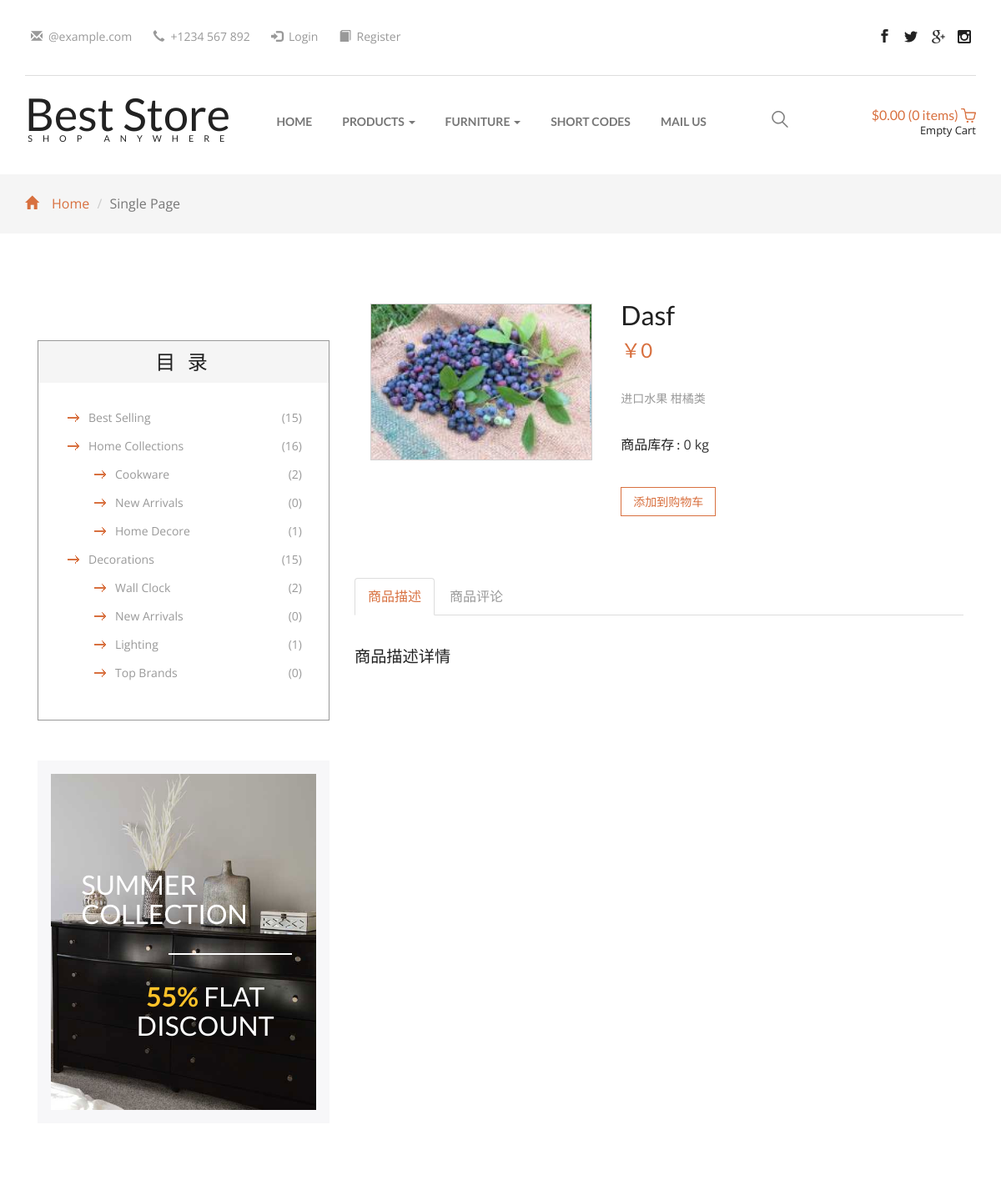
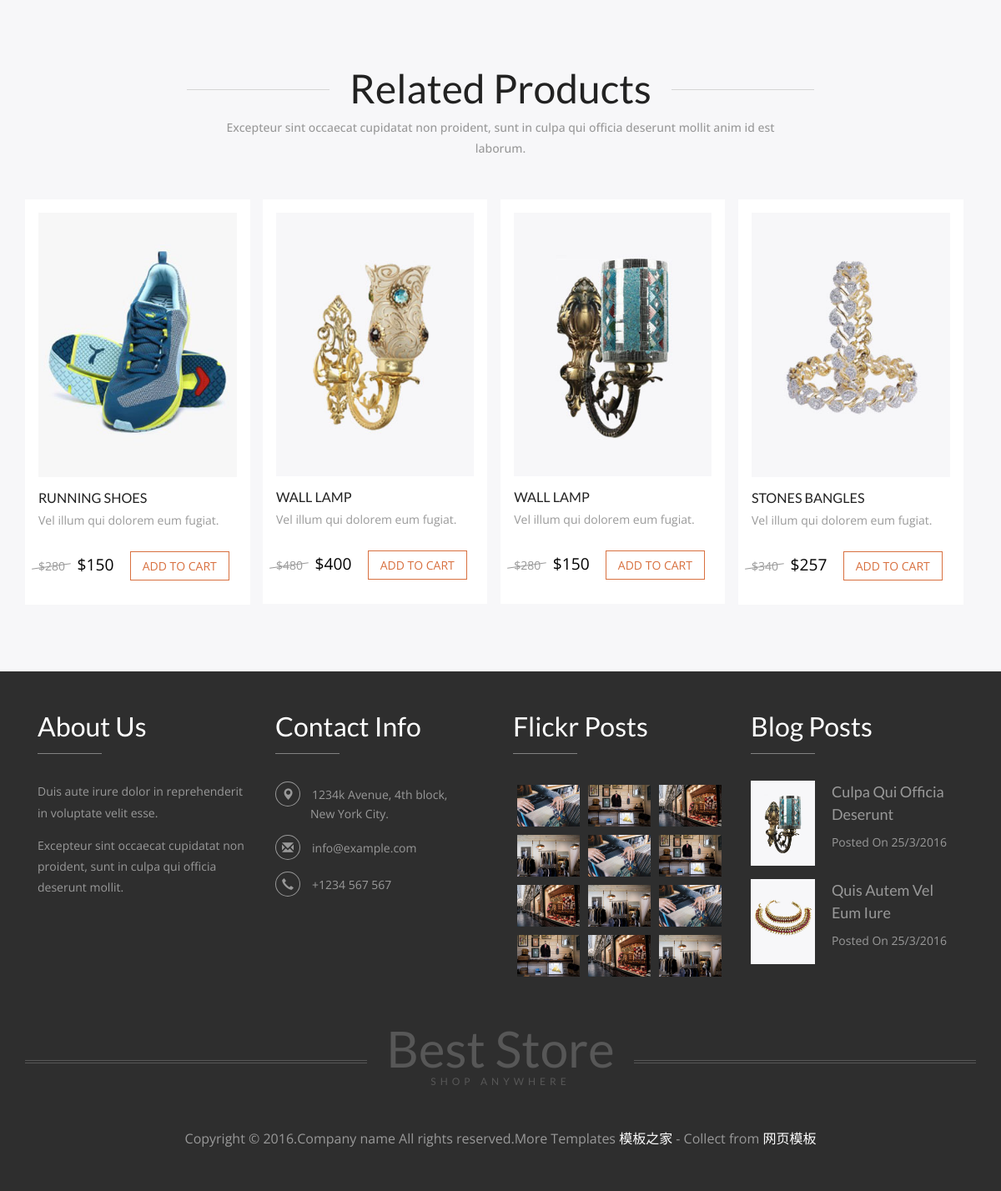
Screenshot of /home/single.php?shop_id=34 with the database file from the repository (2 pictures, top to bottom).
### tables this page shows
CREATE TABLE `shop` (
  `id` int(10) unsigned NOT NULL AUTO_INCREMENT,
  `name` varchar(50) NOT NULL,
  `img` varchar(50) NOT NULL,
  `price` float NOT NULL,
  `stock` int(11) NOT NULL,
  `brand_id` int(11) NOT NULL,
  `shelf` tinyint(4) NOT NULL DEFAULT '1',
  `content` varchar(100) NOT NULL,
  PRIMARY KEY (`id`)
);

CREATE TABLE `class` (
  `id` int(10) unsigned NOT NULL AUTO_INCREMENT,
  `name` varchar(50) NOT NULL,
  PRIMARY KEY (`id`)
);

CREATE TABLE `brand` (
  `id` int(10) unsigned NOT NULL AUTO_INCREMENT,
  `name` varchar(50) NOT NULL,
  `class_id` int(11) NOT NULL,
  PRIMARY KEY (`id`)
);

### home/single.php (the view, shortened to what this page needs)
<?php
	$shop_id = $_GET['shop_id'];
	$singlesql = "select shop.*, brand.name bname, class.name cname from shop, class, brand where shop.id='{$shop_id}' and shop.brand_id=brand.id and  brand.class_id=class.id group by shop.id";
	$singlerst = mysql_query($singlesql);
	$singlerow = mysql_fetch_assoc($singlerst);
 ?>
<!DOCTYPE html>
<html>
<head>
<link href="css/bootstrap.css" rel="stylesheet" type="text/css" media="all" />
<link href="css/style.css" rel="stylesheet" type="text/css" media="all" />
<link rel="stylesheet" type="text/css" href="css/jquery-ui.css">
<link href="css/animate.min.css" rel="stylesheet">
</head>
<body>
	<div class="header">
		<div class="container">
			<div class="header-grid">
				<div class="header-grid-left animated wow slideInLeft" data-wow-delay=".5s">
					<ul>
						<li><i class="glyphicon glyphicon-envelope" aria-hidden="true"></i><a href="mailto:info@example.com">@example.com</a></li>
						<li><i class="glyphicon glyphicon-earphone" aria-hidden="true"></i>+1234 <span>567</span> 892</li>
						<li><i class="glyphicon glyphicon-log-in" aria-hidden="true"></i><a href="login.html">Login</a></li>
						<li><i class="glyphicon glyphicon-book" aria-hidden="true"></i><a href="register.html">Register</a></li>
					</ul>
				</div>
				<div class="header-grid-right animated wow slideInRight" data-wow-delay=".5s">
					<ul class="social-icons">
						<li><a href="#" class="facebook"></a></li>
						<li><a href="#" class="twitter"></a></li>
						<li><a href="#" class="g"></a></li>
						<li><a href="#" class="instagram"></a></li>
					</ul>
				</div>
				<div class="clearfix"> </div>
			</div>
			<div class="logo-nav">
				<div class="logo-nav-left animated wow zoomIn" data-wow-delay=".5s">
					<h1><a href="index.php">Best Store <span>Shop anywhere</span></a></h1>
				</div>
				<div class="logo-nav-left1">
					<nav class="navbar navbar-default">
					<div class="collapse navbar-collapse" id="bs-megadropdown-tabs">
						<ul class="nav navbar-nav">
							<li><a href="index.php">Home</a></li>
							<li class="dropdown">
								<a href="#" class="dropdown-toggle" data-toggle="dropdown">Products <b class="caret"></b></a>
							</li>
							<li class="dropdown">
								<a href="#" class="dropdown-toggle" data-toggle="dropdown">Furniture <b class="caret"></b></a>
							</li>
							<li><a href="short-codes.html">Short Codes</a></li>
							<li><a href="mail.html">Mail Us</a></li>
						</ul>
					</div>
					</nav>
				</div>
				<div class="logo-nav-right">
					<div class="search-box">
						<div id="sb-search" class="sb-search">
							<form>
								<span class="sb-icon-search"> </span>
							</form>
						</div>
					</div>
				</div>
				<div class="header-right">
					<div class="cart box_1">
						<a href="checkout.html">
							<h3> <div class="total">
								<span class="simpleCart_total"></span> (<span id="simpleCart_quantity" class="simpleCart_quantity"></span> items)</div>
								<img src="images/bag.png" alt="" />
							</h3>
						</a>
						<p><a href="javascript:;" class="simpleCart_empty">Empty Cart</a></p>
					</div>
				</div>
				<div class="clearfix"> </div>
			</div>
		</div>
	</div>
	<div class="breadcrumbs">
		<div class="container">
			<ol class="breadcrumb breadcrumb1 animated wow slideInLeft" data-wow-delay=".5s">
				<li><a href="index.php"><span class="glyphicon glyphicon-home" aria-hidden="true"></span>Home</a></li>
				<li class="active">Single Page</li>
			</ol>
		</div>
	</div>
	<div class="single">
		<div class="container">
			<div class="col-md-4 products-left">
				<div class="categories animated wow slideInUp" data-wow-delay=".5s">
					<h3>目 录</h3>
					<ul class="cate">
						<li><a href="products.html">Best Selling</a> <span>(15)</span></li>
						<li><a href="products.html">Home Collections</a> <span>(16)</span></li>
							<ul>
								<li><a href="products.html">Cookware</a> <span>(2)</span></li>
								<li><a href="products.html">New Arrivals</a> <span>(0)</span></li>
								<li><a href="products.html">Home Decore</a> <span>(1)</span></li>
							</ul>
						<li><a href="products.html">Decorations</a> <span>(15)</span></li>
							<ul>
								<li><a href="products.html">Wall Clock</a> <span>(2)</span></li>
								<li><a href="products.html">New Arrivals</a> <span>(0)</span></li>
								<li><a href="products.html">Lighting</a> <span>(1)</span></li>
								<li><a href="products.html">Top Brands</a> <span>(0)</span></li>
							</ul>
					</ul>
				</div>
				<div class="men-position animated wow slideInUp" data-wow-delay=".5s">
					<a href="single.html"><img src="images/29.jpg" alt=" " class="img-responsive" /></a>
					<div class="men-position-pos">
						<h4>Summer collection</h4>
						<h5><span>55%</span> Flat Discount</h5>
					</div>
				</div>
			</div>
			<div class="col-md-8 single-right">
				<div class="col-md-5 single-right-left animated wow slideInUp" data-wow-delay=".5s">
					<div class="flexslider">
						<ul class="slides">
							<li data-thumb="../public/uploads/thumb_<?php echo $singlerow['img'];?>">
								<div class="thumb-image"> <img src="../public/uploads/thumb_<?php echo $singlerow['img'];?>" data-imagezoom="true" class="img-responsive"> </div>
							</li>
						</ul>
					</div>
						<link rel="stylesheet" href="css/flexslider.css" type="text/css" media="screen" />
				</div>
				<div class="col-md-7 single-right-left simpleCart_shelfItem animated wow slideInRight" data-wow-delay=".5s">
					<h3><?php echo $singlerow['name'];?></h3>
					<h4><span class="item_price">￥<?php echo $singlerow['price']; ?></h4>
					<div class="description">
						<p>
							<span><?php echo $singlerow['cname']; ?></span>
							<span><?php echo $singlerow['bname']; ?></span>
						</p>
					</div>
					<div class="occasional">
						<h5 style="display:inline-block;">商品库存 :</h5>
						<span><?php echo $singlerow['stock'];?> kg</span>
					</div>
					<div class="occasion-cart">
						<a class="item_add" href="#">添加到购物车 </a>
					</div>
				</div>
				<div class="clearfix"> </div>
				<div class="bootstrap-tab animated wow slideInUp" data-wow-delay=".5s">
					<div class="bs-example bs-example-tabs" role="tabpanel" data-example-id="togglable-tabs">
						<ul id="myTab" class="nav nav-tabs" role="tablist">
							<li role="presentation" class="active"><a href="#home" id="home-tab" role="tab" data-toggle="tab" aria-controls="home" aria-expanded="true">商品描述</a></li>
							<li role="presentation"><a href="#profile" role="tab" id="profile-tab" data-toggle="tab" aria-controls="profile">商品评论</a></li>
						</ul>
						<div id="myTabContent" class="tab-content">
							<div role="tabpanel" class="tab-pane fade in active bootstrap-tab-text" id="home" aria-labelledby="home-tab">
								<h5>商品描述详情</h5>
							</div>
						</div>
					</div>
				</div>
			</div>
			<div class="clearfix"> </div>
		</div>
	</div>
	<div class="single-related-products">
		<div class="container">
			<h3 class="animated wow slideInUp" data-wow-delay=".5s">Related Products</h3>
			<p class="est animated wow slideInUp" data-wow-delay=".5s">Excepteur sint occaecat cupidatat non proident, sunt in culpa qui officia
				deserunt mollit anim id est laborum.</p>
			<div class="new-collections-grids">
				<div class="col-md-3 new-collections-grid">
					<div class="new-collections-grid1 animated wow slideInLeft" data-wow-delay=".5s">
						<div class="new-collections-grid1-image">
							<a href="single.html" class="product-image"><img src="images/8.jpg" alt=" " class="img-responsive"></a>
						</div>
						<h4><a href="single.html">Running Shoes</a></h4>
						<p>Vel illum qui dolorem eum fugiat.</p>
						<div class="new-collections-grid1-left simpleCart_shelfItem">
							<p><i>$280</i> <span class="item_price">$150</span><a class="item_add" href="#">add to cart </a></p>
						</div>
					</div>
				</div>
				<div class="col-md-6 new-collections-grid">
					<div class="new-collections-grid1-sub">
						<div class="new-collections-grid1 animated wow slideInLeft" data-wow-delay=".6s">
							<div class="new-collections-grid1-image">
								<a href="single.html" class="product-image"><img src="images/6.jpg" alt=" " class="img-responsive"></a>
							</div>
							<h4><a href="single.html">Wall Lamp</a></h4>
							<p>Vel illum qui dolorem eum fugiat.</p>
							<div class="new-collections-grid1-left simpleCart_shelfItem">
								<p><i>$480</i> <span class="item_price">$400</span><a class="item_add" href="#">add to cart </a></p>
							</div>
						</div>
					</div>
					<div class="new-collections-grid1-sub">
						<div class="new-collections-grid1 animated wow slideInLeft" data-wow-delay=".7s">
							<div class="new-collections-grid1-image">
								<a href="single.html" class="product-image"><img src="images/9.jpg" alt=" " class="img-responsive"></a>
							</div>
							<h4><a href="single.html">Wall Lamp</a></h4>
							<p>Vel illum qui dolorem eum fugiat.</p>
							<div class="new-collections-grid1-left simpleCart_shelfItem">
								<p><i>$280</i> <span class="item_price">$150</span><a class="item_add" href="#">add to cart </a></p>
							</div>
						</div>
					</div>
					<div class="clearfix"> </div>
				</div>
				<div class="col-md-3 new-collections-grid">
					<div class="new-collections-grid1 animated wow slideInLeft" data-wow-delay=".8s">
						<div class="new-collections-grid1-image">
							<a href="single.html" class="product-image"><img src="images/11.jpg" alt=" " class="img-responsive"></a>
						</div>
						<h4><a href="single.html">Stones Bangles</a></h4>
						<p>Vel illum qui dolorem eum fugiat.</p>
						<div class="new-collections-grid1-left simpleCart_shelfItem">
							<p><i>$340</i> <span class="item_price">$257</span><a class="item_add" href="#">add to cart </a></p>
						</div>
					</div>
				</div>
			</div>
		</div>
	</div>
	<div class="footer">
		<div class="container">
			<div class="footer-grids">
				<div class="col-md-3 footer-grid animated wow slideInLeft" data-wow-delay=".5s">
					<h3>About Us</h3>
					<p>Duis aute irure dolor in reprehenderit in voluptate velit esse.<span>Excepteur sint occaecat cupidatat
						non proident, sunt in culpa qui officia deserunt mollit.</span></p>
				</div>
				<div class="col-md-3 footer-grid animated wow slideInLeft" data-wow-delay=".6s">
					<h3>Contact Info</h3>
					<ul>
						<li><i class="glyphicon glyphicon-map-marker" aria-hidden="true"></i>1234k Avenue, 4th block, <span>New York City.</span></li>
						<li><i class="glyphicon glyphicon-envelope" aria-hidden="true"></i><a href="mailto:info@example.com">info@example.com</a></li>
						<li><i class="glyphicon glyphicon-earphone" aria-hidden="true"></i>+1234 567 567</li>
					</ul>
				</div>
				<div class="col-md-3 footer-grid animated wow slideInLeft" data-wow-delay=".7s">
					<h3>Flickr Posts</h3>
					<div class="footer-grid-left">
						<a href="single.html"><img src="images/13.jpg" alt=" " class="img-responsive" /></a>
					</div>
					<div class="footer-grid-left">
						<a href="single.html"><img src="images/14.jpg" alt=" " class="img-responsive" /></a>
					</div>
					<div class="footer-grid-left">
						<a href="single.html"><img src="images/15.jpg" alt=" " class="img-responsive" /></a>
					</div>
					<div class="footer-grid-left">
						<a href="single.html"><img src="images/16.jpg" alt=" " class="img-responsive" /></a>
					</div>
					<div class="footer-grid-left">
						<a href="single.html"><img src="images/13.jpg" alt=" " class="img-responsive" /></a>
					</div>
					<div class="footer-grid-left">
						<a href="single.html"><img src="images/14.jpg" alt=" " class="img-responsive" /></a>
					</div>
					<div class="footer-grid-left">
						<a href="single.html"><img src="images/15.jpg" alt=" " class="img-responsive" /></a>
					</div>
					<div class="footer-grid-left">
						<a href="single.html"><img src="images/16.jpg" alt=" " class="img-responsive" /></a>
					</div>
					<div class="footer-grid-left">
						<a href="single.html"><img src="images/13.jpg" alt=" " class="img-responsive" /></a>
					</div>
					<div class="footer-grid-left">
						<a href="single.html"><img src="images/14.jpg" alt=" " class="img-responsive" /></a>
					</div>
					<div class="footer-grid-left">
						<a href="single.html"><img src="images/15.jpg" alt=" " class="img-responsive" /></a>
					</div>
					<div class="footer-grid-left">
						<a href="single.html"><img src="images/16.jpg" alt=" " class="img-responsive" /></a>
					</div>
					<div class="clearfix"> </div>
				</div>
				<div class="col-md-3 footer-grid animated wow slideInLeft" data-wow-delay=".8s">
					<h3>Blog Posts</h3>
					<div class="footer-grid-sub-grids">
						<div class="footer-grid-sub-grid-left">
							<a href="single.html"><img src="images/9.jpg" alt=" " class="img-responsive" /></a>
						</div>
						<div class="footer-grid-sub-grid-right">
							<h4><a href="single.html">culpa qui officia deserunt</a></h4>
							<p>Posted On 25/3/2016</p>
						</div>
						<div class="clearfix"> </div>
					</div>
					<div class="footer-grid-sub-grids">
						<div class="footer-grid-sub-grid-left">
							<a href="single.html"><img src="images/10.jpg" alt=" " class="img-responsive" /></a>
						</div>
						<div class="footer-grid-sub-grid-right">
							<h4><a href="single.html">Quis autem vel eum iure</a></h4>
							<p>Posted On 25/3/2016</p>
						</div>
						<div class="clearfix"> </div>
					</div>
				</div>
				<div class="clearfix"> </div>
			</div>
			<div class="footer-logo animated wow slideInUp" data-wow-delay=".5s">
				<h2><a href="index.php">Best Store <span>shop anywhere</span></a></h2>
			</div>
			<div class="copy-right animated wow slideInUp" data-wow-delay=".5s">
				<p>Copyright &copy; 2016.Company name All rights reserved.More Templates <a href="http://www.cssmoban.com/" target="_blank" title="模板之家">模板之家</a> - Collect from <a href="http://www.cssmoban.com/" title="网页模板" target="_blank">网页模板</a></p>
			</div>
		</div>
	</div>
</body>
</html>

### home/css/flexslider.css (style rules this page uses)
.slides, .slides > li, .flex-control-nav, .flex-direction-nav { margin: 0; padding: 0; list-style: none; }
.flexslider { margin: 0; padding: 0; }
.flexslider .slides > li { display: none; -webkit-backface-visibility: hidden; }
.flexslider .slides img { width: 100%; display: block; }
.flexslider .slides:after { content: "\0020"; display: block; clear: both; visibility: hidden; line-height: 0; height: 0; }
.flexslider { margin: 0 0 10px; background: #ffffff; border: 4px solid #ffffff; position: relative; zoom: 1; -webkit-border-radius: 4px; -moz-border-radius: 4px; border-radius: 4px; -webkit-box-shadow: '' 0 1px 4px rgba(0, 0, 0, 0.2); -moz-box-shadow: '' 0 1px 4px rgba(0, 0, 0, 0.2); -o-box-shadow: '' 0 1px 4px rgba(0, 0, 0, 0.2); box-shadow: '' 0 1px 4px rgba(0, 0, 0, 0.2); }
.flexslider .slides { zoom: 1; }
.flexslider .slides img { height: auto; }

### rows the page displays
shop: img (picture), name "Dasf", price "0", class.name "进口水果", brand.name "柑橘类", stock "0"
